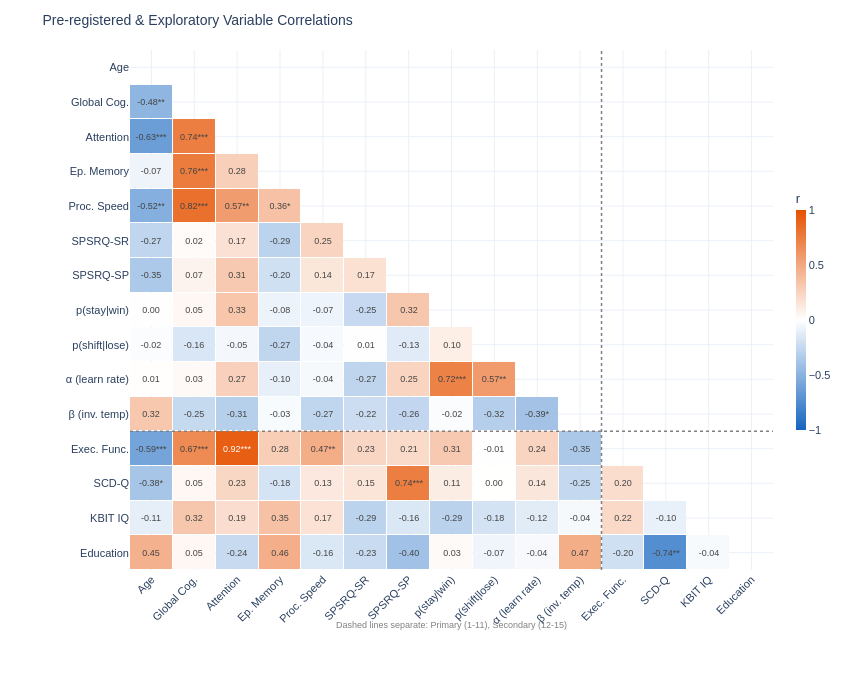

The code cell stored with this chart in its notebook:
### Markdown cell above
---
## 11. Correlation Matrix

### Code cell
# Pairwise correlations among pre-registered variables
corr_results = run_correlation_analysis(subj_df, include_tertiary=False)

### Figure 1 — Plotly figure (JSON) as saved in the notebook; plotly's stock layout.template omitted (floating-point values rounded to 4 significant figures; data arrays with more than 128 entries replaced by an {"elided": "..."} marker saying what was removed)
{"data": [{"colorbar": {"len": 0.5, "thickness": 10, "tickfont": {"size": 11}, "title": {"text": "r"}}, "colorscale": [[0, "#1565C0"], [0.5, "#FFFFFF"], [1, "#E65100"]], "hoverinfo": "text", "hovertext": {"elided": "15x15 str values"}, "text": {"elided": "15x15 str values"}, "textfont": {"size": 9}, "texttemplate": "%{text}", "type": "heatmap", "x": ["Age", "Global Cog.", "Attention", "Ep. Memory", "Proc. Speed", "SPSRQ-SR", "SPSRQ-SP", "p(stay|win)", "p(shift|lose)", "α (learn rate)", "β (inv. temp)", "Exec. Func.", "SCD-Q", "KBIT IQ", "Education"], "xgap": 1, "y": ["Age", "Global Cog.", "Attention", "Ep. Memory", "Proc. Speed", "SPSRQ-SR", "SPSRQ-SP", "p(stay|win)", "p(shift|lose)", "α (learn rate)", "β (inv. temp)", "Exec. Func.", "SCD-Q", "KBIT IQ", "Education"], "ygap": 1, "z": {"elided": "15x15 float values"}, "zmax": 1, "zmid": 0, "zmin": -1}], "layout": {"annotations": [{"font": {"color": "gray", "size": 9}, "showarrow": false, "text": "Dashed lines separate: Primary (1-11), Secondary (12-15)", "x": 0.5, "xref": "paper", "y": -0.12, "yref": "paper"}], "font": {"family": "Arial", "size": 11}, "height": 700, "margin": {"b": 130, "l": 130, "r": 60, "t": 50}, "shapes": [{"line": {"color": "gray", "dash": "dot", "width": 1.5}, "type": "line", "x0": 0, "x1": 1, "xref": "x domain", "y0": 10.5, "y1": 10.5, "yref": "y"}, {"line": {"color": "gray", "dash": "dot", "width": 1.5}, "type": "line", "x0": 10.5, "x1": 10.5, "xref": "x", "y0": 0, "y1": 1, "yref": "y domain"}], "title": {"font": {"size": 14}, "text": "Pre-registered & Exploratory Variable Correlations"}, "width": 850, "xaxis": {"autorange": true, "range": [-0.5, 14.5], "side": "bottom", "tickangle": -45, "type": "category"}, "yaxis": {"autorange": true, "range": [14.5, -0.5], "type": "category"}}}
